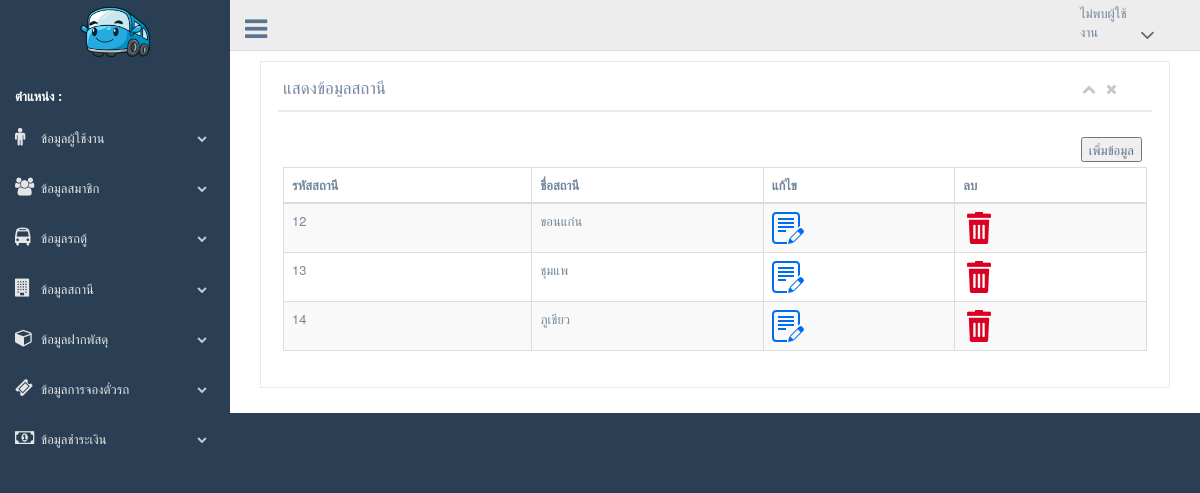
/backend/admin/show_station_origin.php, run on the app's committed database.
### tables this page shows
CREATE TABLE `tb_station_origin` (
  `origin_id` int(11) NOT NULL,
  `origin_name` varchar(255) NOT NULL
);

### class_conn.php (called while the page is built, shortened)
<?php
class class_conn{
public $db_server = "localhost";
public $db_username = "root";
public $db_password = "0852009988";
public $db_database = "db_vantickets2";
public function select_base($sql){
$db_server = $this->db_server;
$db_username = $this->db_username;
$db_password = $this->db_password;
$db_database = $this->db_database;
$con = mysqli_connect($db_server,$db_username,$db_password,$db_database);
mysqli_set_charset($con,"utf8");
$result = mysqli_query($con,$sql);
return $result;
}
}
?>

### backend/admin/show_station_origin.php (the view)
<?php include('header.php'); ?>
<div class="right_col" role="main">
    <div class="col-md-12 col-sm-12 col-xs-12">
        <div class="x_panel">
            <div class="x_title">
                <h2>แสดงข้อมูลสถานี</h2>
                <ul class="nav navbar-right panel_toolbox">
                    <li><a class="collapse-link"><i class="fa fa-chevron-up"></i></a>
                    </li>
                    <li><a class="close-link"><i class="fa fa-close"></i></a>
                    </li>
                </ul>
                <div class="clearfix"></div>
            </div>
            <div class="x_content">
                <p class="text-muted font-13 m-b-30">
                <div align="right">
                    <a href="insert_station_origin.php">
                        <button>เพิ่มข้อมูล</button>
                    </a>
                </div>
                <table id="datatable-buttons" class="table table-striped table-bordered">
                    <thead>
                        <tr>
                        <th>รหัสสถานี</th>
                            <th>ชื่อสถานี</th>
                            <th>แก้ไข</th>
                            <th>ลบ</th>
                        </tr>
                    </thead>
                    <tbody>
                        <?php
                        $sql = "select * from tb_station_origin";
                        $result = $cls_conn->select_base($sql);
                        while ($row = mysqli_fetch_array($result)) {
                        ?>
                            <tr>
                                <td>
                                    <?= $row['origin_id']; ?>
                                </td>
                                <td>
                                    <?= $row['origin_name']; ?>
                                </td>
                                <td>
                                    <a href="update_station_origin.php?id=<?= $row['origin_id']; ?>" onclick="return confirm('คุณต้องการแก้ไขหรือไม่?')"><img src="../../frontend/image/edit.png" /></a>
                                </td>
                                <td>
                                    <a href="delete_station_origin.php?id=<?= $row['origin_id']; ?>" onclick="return confirm('คุณต้องการลบหรือไม่?')"><img src="../../frontend/image/delete.png" /></a>
                                </td>
                            </tr>
                        <?php
                        }
                        ?>
                    </tbody>
                </table>
            </div>
        </div>
    </div>
</div>
<?php include('footer.php'); ?>

### data on the page
tb_station_origin: origin_id "12", origin_name "ขอนแก่น"
tb_station_origin: origin_id "13", origin_name "ชุมแพ"
tb_station_origin: origin_id "14", origin_name "ภูเขียว"
